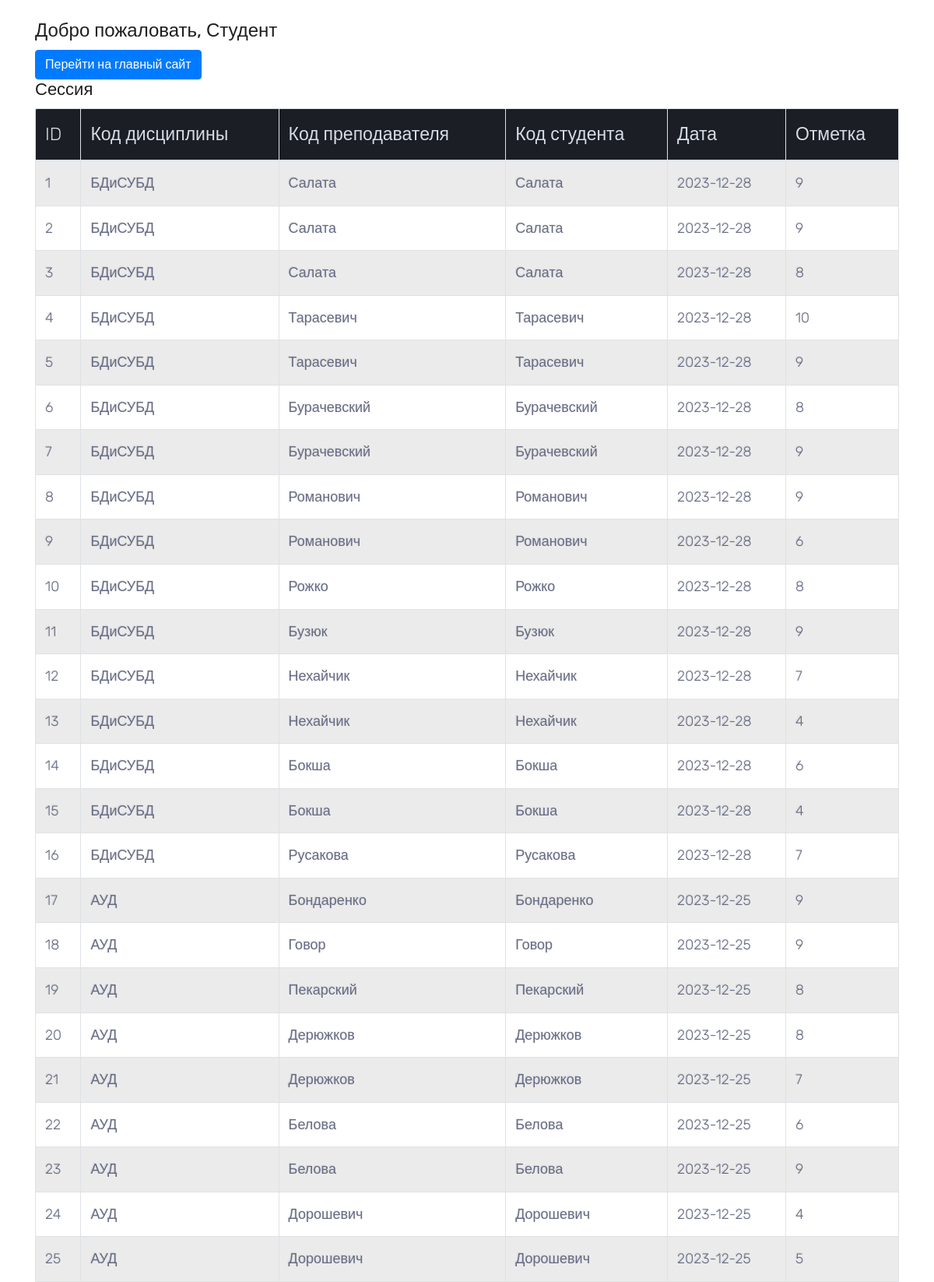
The app's page /stud.php (signed in) with its own data.
### tables this page shows
CREATE TABLE `exams` (
  `id` int(11) NOT NULL,
  `id_subjects` int(11) DEFAULT NULL,
  `id_teachers` int(11) DEFAULT NULL,
  `id_students` int(11) DEFAULT NULL,
  `date` date DEFAULT NULL,
  `mark` int(11) DEFAULT NULL
);

CREATE TABLE `subjects` (
  `id_subjects` int(11) NOT NULL,
  `name` varchar(100) DEFAULT NULL
);

CREATE TABLE `students` (
  `id_students` int(11) NOT NULL,
  `name` varchar(100) DEFAULT NULL,
  `secondname` varchar(100) DEFAULT NULL,
  `surname` varchar(100) DEFAULT NULL,
  `bday` date DEFAULT NULL,
  `id_groups1` int(11) DEFAULT NULL
);

### stud.php (the view, shortened to what this page needs)
<?php
$servername = "localhost";
$username = "romanohe_kollege";
$password = "Qwerty123";
$dbname = "romanohe_kollege";
$conn = new mysqli($servername, $username, $password, $dbname);
$sql_exams = "SELECT *, s.name, t.surname, st.surname FROM exams e join subjects s on s.id_subjects=e.id_subjects join teachers t on t.id_teachers=e.id_teachers join students st on st.id_students=e.id_students";
$result_exams= $conn->query($sql_exams);
?>
<!DOCTYPE html>
<html>
<head>
    <link rel="stylesheet" href="bootstrap/css/bootstrap.min.css" type="text/css">
    <link rel="stylesheet" href="css/style.css" type="text/css">
</head>
<body>
    <div>
        <br>
        <div class="container">
            <h1>Добро пожаловать, Студент</h1>
            <a href="index.php" class="btn btn-primary">Перейти на главный сайт</a>
            <h2>Сессия</h2>
            <table class="table table-bordered table-striped">
                <thead>
                    <tr>
                        <th>ID</th>
                        <th>Код дисциплины</th>
                        <th>Код преподавателя</th>
                        <th>Код студента</th>
                        <th>Дата </th>
                        <th>Отметка</th>
                    </tr>
                </thead>
                <tbody>
                    <?php
                    if ($result_exams->num_rows > 0) {
                        while($row = $result_exams->fetch_assoc()) {
                            echo "<tr><td>".$row["id"]."</td><td>".$row["name"]."</td><td>".$row["surname"]."</td><td>".$row["surname"]."</td><td>".$row["date"]."</td><td>".$row["mark"]."</td></tr>";
                        }
                    } else {
                        echo "<tr><td colspan='6'>Нет зарегистрированных пользователей</td></tr>";
                    }
                    ?>
                </tbody>
            </table>
        </div>
    </div>
</body>
</html>

### style.css (style rules this page uses)
body { color: #333333; font-size: 14px; font-family: 'Rubik', sans-serif; line-height: 1.80857; }
html, body { height: 100%; }
a { color: #1f1f1f; text-decoration: none !important; outline: none !important; -webkit-transition: all .3s ease-in-out; -moz-transition: all .3s ease-in-out; -ms-transition: all .3s ease-in-out; -o-transition: all .3s ease-in-out; transition: all .3s ease-in-out; }
h1, h2, h3, h4, h5, h6 { letter-spacing: 0; font-weight: normal; position: relative; padding: 0 0 10px 0; font-weight: normal; line-height: 120% !important; color: #1f1f1f; margin: 0 }
h1 { font-size: 24px }
h2 { font-size: 22px }
a { color: #1f1f1f; text-decoration: none; outline: none; }
a, .btn { text-decoration: none !important; outline: none !important; -webkit-transition: all .3s ease-in-out; -moz-transition: all .3s ease-in-out; -ms-transition: all .3s ease-in-out; -o-transition: all .3s ease-in-out; transition: all .3s ease-in-out; }
th { color:#D5DDE5;; background:#1b1e24; border-bottom:4px solid #9ea7af; border-right: 1px solid #343a45; font-size:23px; font-weight: 100; padding:24px; text-align:left; text-shadow: 0 1px 1px rgba(0, 0, 0, 0.1); vertical-align:middle; }
th:first-child { border-top-left-radius:3px; }
th:last-child { border-top-right-radius:3px; border-right:none; }
tr { border-top: 1px solid #C1C3D1; border-bottom-: 1px solid #C1C3D1; color:#666B85; font-size:16px; font-weight:normal; text-shadow: 0 1px 1px rgba(256, 256, 256, 0.1); }
tr:first-child { border-top:none; }
tr:last-child { border-bottom:none; }
tr:nth-child(odd) td { background:#EBEBEB; }
tr:last-child td:first-child { border-bottom-left-radius:3px; }
tr:last-child td:last-child { border-bottom-right-radius:3px; }
td { background:#FFFFFF; padding:20px; text-align:left; vertical-align:middle; font-weight:300; font-size:18px; text-shadow: -1px -1px 1px rgba(0, 0, 0, 0.1); border-right: 1px solid #C1C3D1; }
td:last-child { border-right: 0px; }

### records on screen
exams: id "1", id_subjects.name "БДиСУБД", id_students.surname "Салата", date "2023-12-28", mark "9"
exams: id "2", id_subjects.name "БДиСУБД", id_students.surname "Салата", date "2023-12-28", mark "9"
exams: id "3", id_subjects.name "БДиСУБД", id_students.surname "Салата", date "2023-12-28", mark "8"
exams: id "4", id_subjects.name "БДиСУБД", id_students.surname "Тарасевич", date "2023-12-28", mark "10"
exams: id "5", id_subjects.name "БДиСУБД", id_students.surname "Тарасевич", date "2023-12-28", mark "9"
exams: id "6", id_subjects.name "БДиСУБД", id_students.surname "Бурачевский", date "2023-12-28", mark "8"
exams: id "7", id_subjects.name "БДиСУБД", id_students.surname "Бурачевский", date "2023-12-28", mark "9"
exams: id "8", id_subjects.name "БДиСУБД", id_students.surname "Романович", date "2023-12-28", mark "9"
exams: id "9", id_subjects.name "БДиСУБД", id_students.surname "Романович", date "2023-12-28", mark "6"
exams: id "10", id_subjects.name "БДиСУБД", id_students.surname "Рожко", date "2023-12-28", mark "8"
exams: id "11", id_subjects.name "БДиСУБД", id_students.surname "Бузюк", date "2023-12-28", mark "9"
exams: id "12", id_subjects.name "БДиСУБД", id_students.surname "Нехайчик", date "2023-12-28", mark "7"
exams: id "13", id_subjects.name "БДиСУБД", id_students.surname "Нехайчик", date "2023-12-28", mark "4"
exams: id "14", id_subjects.name "БДиСУБД", id_students.surname "Бокша", date "2023-12-28", mark "6"
exams: id "15", id_subjects.name "БДиСУБД", id_students.surname "Бокша", date "2023-12-28", mark "4"
exams: id "16", id_subjects.name "БДиСУБД", id_students.surname "Русакова", date "2023-12-28", mark "7"
exams: id "17", id_subjects.name "АУД", id_students.surname "Бондаренко", date "2023-12-25", mark "9"
exams: id "18", id_subjects.name "АУД", id_students.surname "Говор", date "2023-12-25", mark "9"
exams: id "19", id_subjects.name "АУД", id_students.surname "Пекарский", date "2023-12-25", mark "8"
exams: id "20", id_subjects.name "АУД", id_students.surname "Дерюжков", date "2023-12-25", mark "8"
exams: id "21", id_subjects.name "АУД", id_students.surname "Дерюжков", date "2023-12-25", mark "7"
exams: id "22", id_subjects.name "АУД", id_students.surname "Белова", date "2023-12-25", mark "6"
exams: id "23", id_subjects.name "АУД", id_students.surname "Белова", date "2023-12-25", mark "9"
exams: id "24", id_subjects.name "АУД", id_students.surname "Дорошевич", date "2023-12-25", mark "4"
exams: id "25", id_subjects.name "АУД", id_students.surname "Дорошевич", date "2023-12-25", mark "5"
